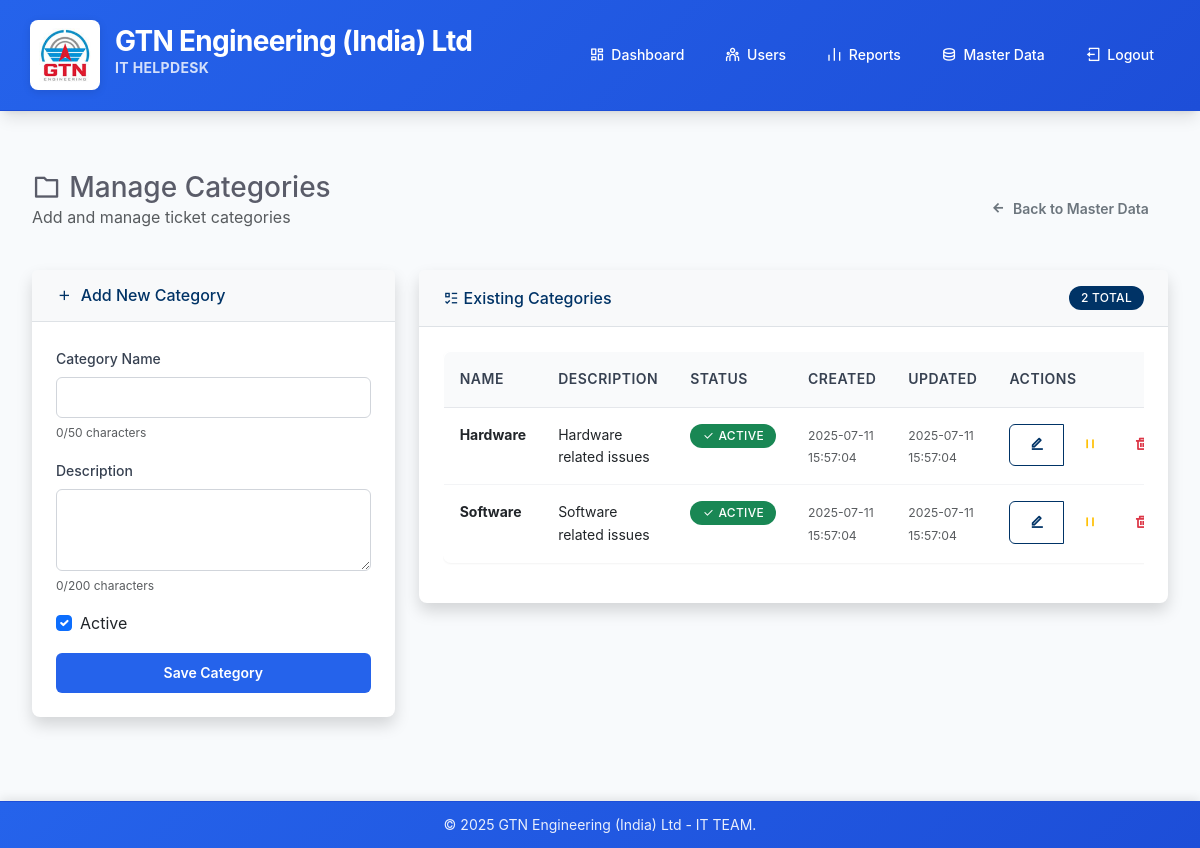
The app's page /super_admin/master_data/categories (signed in) with its own data.
### models.py (models this page shows)
class MasterDataCategory(db.Model):
    __tablename__ = 'master_categories'
    id = db.Column(db.Integer, primary_key=True)
    name = db.Column(db.String(50), unique=True, nullable=False)
    description = db.Column(db.String(200), nullable=True)
    is_active = db.Column(db.Boolean, default=True)
    created_at = db.Column(db.DateTime, default=datetime.utcnow)
    updated_at = db.Column(db.DateTime, default=datetime.utcnow, onupdate=datetime.utcnow)

### routes.py (the view)
    def decorated_function(*args, **kwargs):
        if not is_logged_in():
            flash('Please log in to access this page.', 'warning')
            return redirect(url_for('common_login'))
        user = get_current_user()
        if not user or not user.is_super_admin:
            flash('Super Admin access required.', 'error')
            return redirect(url_for('index'))
        return f(*args, **kwargs)

### forms.py
class MasterDataCategoryForm(FlaskForm):
    name = StringField('Category Name', validators=[DataRequired(), Length(min=2, max=50)])
    description = TextAreaField('Description', validators=[Length(max=200)])
    is_active = BooleanField('Active', default=True)
    submit = SubmitField('Save Category')

### app.py (called while the page is built)
def utc_to_ist(dt):
    if dt:
        from datetime import timezone, timedelta
        ist_timezone = timezone(timedelta(hours=5, minutes=30))
        if dt.tzinfo is None:
            dt = dt.replace(tzinfo=timezone.utc)
        return dt.astimezone(ist_timezone)
    return dt

@app.template_filter('to_ist')
def to_ist_filter(dt):
    if dt:
        converted_dt = utc_to_ist(dt)
        if converted_dt:
            return converted_dt.strftime('%Y-%m-%d %H:%M:%S')
    return ''

### models.py (called while the page is built)
    @property
    def is_super_admin(self):
        return self.role == 'super_admin'

### routes.py (called while the page is built, shortened)
def is_logged_in():
    return 'user_id' in session

def get_current_user():
    if is_logged_in():
        return User.query.get(session['user_id'])
    return None

def super_admin_required(f):
    def decorated_function(*args, **kwargs):
        if not is_logged_in():
            flash('Please log in to access this page.', 'warning')
            return redirect(url_for('common_login'))
        user = get_current_user()
        if not user or not user.is_super_admin:
            flash('Super Admin access required.', 'error')
            return redirect(url_for('index'))
        return f(*args, **kwargs)
    decorated_function.__name__ = f.__name__
    return decorated_function

@app.route('/super_admin/master_data/categories', methods=['GET', 'POST'])
@super_admin_required
def manage_categories():
    form = MasterDataCategoryForm()
    categories = MasterDataCategory.query.all()
    return render_template('master_data/categories.html', form=form, categories=categories)

### templates/master_data/categories.html (shortened to what this page needs)
{% extends "base.html" %}
{% block content %}
<div class="container-fluid">
    <div class="row">
        <div class="col-12">
            <div class="d-flex justify-content-between align-items-center mb-4">
                <div>
                    <h1 class="h3 mb-0 text-gray-800">
                        <i class="ri-folder-line me-2"></i>Manage Categories
                    </h1>
                    <p class="text-muted">Add and manage ticket categories</p>
                </div>
                <div class="btn-group" role="group">
                    <a href="{{ url_for('master_data_dashboard') }}" class="btn btn-outline-secondary">
                        <i class="ri-arrow-left-line"></i> Back to Master Data
                    </a>
                </div>
            </div>
        </div>
    </div>
    <div class="row">
        <div class="col-lg-4 mb-4">
            <div class="card shadow">
                <div class="card-header py-3">
                    <h6 class="m-0 font-weight-bold text-primary">
                        <i class="ri-add-line me-2"></i>Add New Category
                    </h6>
                </div>
                <div class="card-body">
                    <form method="POST">
                        <div class="form-group mb-3">
                            {{ form.name.label(class="form-label") }}
                            {{ form.name(class="form-control") }}
                        </div>
                        <div class="form-group mb-3">
                            {{ form.description.label(class="form-label") }}
                            {{ form.description(class="form-control", rows="3") }}
                        </div>
                        <div class="form-check mb-3">
                            {{ form.is_active(class="form-check-input") }}
                            {{ form.is_active.label(class="form-check-label") }}
                        </div>
                        <div class="d-grid">
                            {{ form.submit(class="btn btn-primary") }}
                        </div>
                    </form>
                </div>
            </div>
        </div>
        <div class="col-lg-8">
            <div class="card shadow">
                <div class="card-header py-3 d-flex justify-content-between align-items-center">
                    <h6 class="m-0 font-weight-bold text-primary">
                        <i class="ri-list-check-3"></i> Existing Categories
                    </h6>
                    <span class="badge bg-primary">{{ categories|length }} Total</span>
                </div>
                <div class="card-body">
                    {% if categories %}
                        <div class="table-responsive">
                            <table class="table table-hover">
                                <thead class="table-light">
                                    <tr>
                                        <th>Name</th>
                                        <th>Description</th>
                                        <th>Status</th>
                                        <th>Created</th>
                                        <th>Updated</th>
                                        <th>Actions</th>
                                    </tr>
                                </thead>
                                <tbody>
                                    {% for category in categories %}
                                    <tr>
                                        <td>
                                            <strong>{{ category.name }}</strong>
                                        </td>
                                        <td>
                                            {{ category.description or 'No description' }}
                                        </td>
                                        <td>
                                            {% if category.is_active %}
                                                <span class="badge bg-success">
                                                    <i class="ri-check-line"></i> Active
                                                </span>
                                            {% else %}
                                                <span class="badge bg-secondary">
                                                    <i class="ri-close-line"></i> Inactive
                                                </span>
                                            {% endif %}
                                        </td>
                                        <td>
                                           <small class="text-muted">
                                             {{ category.created_at | to_ist }}
                                            </small>
                                        </td>
                                        <td>
                                            <small class="text-muted">
    {{ category.updated_at | to_ist }}
</small>
                                        </td>
                                        <td>
                                            <div class="btn-group btn-group-sm" role="group">
                                                <a href="{{ url_for('edit_category', category_id=category.id) }}"
                                                   class="btn btn-outline-primary btn-sm"
                                                   title="Edit Category">
                                                    <i class="ri-edit-line"></i>
                                                </a>
                                                {% if category.is_active %}
                                                    <button type="button"
                                                            class="btn btn-outline-warning btn-sm"
                                                            title="Deactivate Category"
                                                            onclick="confirmAction('Are you sure you want to deactivate this category?')">
                                                        <i class="ri-pause-line"></i>
                                                    </button>
                                                {% endif %}
                                                <button type="button"
                                                        class="btn btn-outline-danger btn-sm"
                                                        title="Delete Category"
                                                        onclick="confirmDelete('{{ category.name }}', '{{ url_for('delete_category', category_id=category.id) }}')">
                                                    <i class="ri-delete-bin-line"></i>
                                                </button>
                                            </div>
                                        </td>
                                    </tr>
                                    {% endfor %}
                                </tbody>
                            </table>
                        </div>
                    {% else %}
                        <div class="text-center py-5">
                            <i class="ri-folder-line fa-3x text-gray-300 mb-3"></i>
                            <h5 class="text-muted">No Categories Found</h5>
                            <p class="text-muted">Start by creating your first ticket category using the form on the left.</p>
                        </div>
                    {% endif %}
                </div>
            </div>
        </div>
    </div>
</div>
{% endblock %}

### static/style.css (style rules this page uses)
* { margin: 0; padding: 0; box-sizing: border-box; }
:root { --primary-color: #2563eb; --primary-dark: #1d4ed8; --primary-light: #3b82f6; --secondary-color: #64748b; --accent-color: #f59e0b; --success-color: #059669; --warning-color: #d97706; --danger-color: #dc2626; --light-bg: #f8fafc; --white: #ffffff; --gray-50: #f9fafb; --gray-100: #f3f4f6; --gray-200: #e5e7eb; --gray-300: #d1d5db; --gray-400: #9ca3af; --gray-500: #6b7280; --gray-600: #4b5563; --gray-700: #374151; --gray-800: #1f2937; --gray-900: #111827; --border-radius: 8px; --border-radius-lg: 12px; --border-radius-xl: 16px; --shadow-sm: 0 1px 2px 0 rgb(0 0 0 / 0.05); --shadow: 0 1px 3px 0 rgb(0 0 0 / 0.1), 0 1px 2px -1px rgb(0 0 0 / 0.1); --shadow-md: 0 4px 6px -1px rgb(0 0 0 / 0.1), 0 2px 4px -2px rgb(0 0 0 / 0.1); --shadow-lg: 0 10px 15px -3px rgb(0 0 0 / 0.1), 0 4px 6px -4px rgb(0 0 0 / 0.1); --shadow-xl: 0 20px 25px -5px rgb(0 0 0 / 0.1), 0 8px 10px -6px rgb(0 0 0 / 0.1); --gradient-primary: linear-gradient(135deg, var(--primary-color) 0%, var(--primary-dark) 100%); --gradient-hero: linear-gradient(135deg, #667eea 0%, #764ba2 100%); --gradient-feature: linear-gradient(135deg, #f093fb 0%, #f5576c 100%); --transition-base: all 0.3s cubic-bezier(0.4, 0, 0.2, 1); --transition-fast: all 0.15s cubic-bezier(0.4, 0, 0.2, 1); }
body, html { height: 100%; font-family: 'Inter', -apple-system, BlinkMacSystemFont, 'Segoe UI', 'Roboto', sans-serif; background: var(--light-bg); color: var(--gray-800); line-height: 1.6; overflow-x: hidden; }
.card-header { background: var(--gray-50); border-bottom: 1px solid var(--gray-200); padding: 20px 24px; }
.card-body { padding: 24px; }
.form-control { border: 1px solid var(--gray-300); border-radius: var(--border-radius); padding: 12px 16px; font-size: 0.875rem; transition: all 0.2s ease; background: var(--white); }
.form-label { font-weight: 600; color: var(--gray-700); margin-bottom: 8px; font-size: 0.875rem; }
.btn { font-weight: 600; border-radius: var(--border-radius); padding: 12px 24px; font-size: 0.875rem; transition: all 0.2s ease; border: none; cursor: pointer; text-decoration: none; display: inline-flex; align-items: center; gap: 8px; }
.btn-primary { background: var(--primary-color); color: white; }
.btn-outline-primary { background: transparent; border: 1px solid var(--primary-color); color: var(--primary-color); }
.table { background: var(--white); border-radius: var(--border-radius); overflow: hidden; box-shadow: var(--shadow-sm); border: 1px solid var(--gray-200); }
.table th { background: var(--gray-50); border-bottom: 1px solid var(--gray-200); font-weight: 600; color: var(--gray-700); font-size: 0.875rem; padding: 16px; }
.table td { padding: 16px; border-bottom: 1px solid var(--gray-100); font-size: 0.875rem; }
.badge { font-size: 0.75rem; font-weight: 600; padding: 6px 12px; border-radius: 9999px; text-transform: uppercase; letter-spacing: 0.025em; }
.btn-outline-primary { color: #003366; border-color: #003366; }
.text-primary { color: #003366 !important; }
.bg-primary { background-color: #003366 !important; }
.card { border: none; box-shadow: 0 2px 4px rgba(0,0,0,0.1); border-radius: 8px; }
.card-header { background-color: #f8f9fa; border-bottom: 1px solid #dee2e6; font-weight: 600; }
.table { border-radius: 8px; overflow: hidden; }
.table thead th { border-top: none; font-weight: 600; text-transform: uppercase; font-size: 0.875rem; letter-spacing: 0.5px; }
.badge { font-size: 0.75rem; font-weight: 500; }
.form-group { margin-bottom: 0.75rem; }
.form-label { font-size: 0.875rem; font-weight: 500; color: var(--gray-700); margin-bottom: 0.4rem; }
.form-control { padding: 0.55rem 0.7rem; font-size: 0.875rem; border-radius: 6px; border: 1px solid var(--gray-300); margin-bottom: 0.3rem; }
.btn { padding: 0.6rem 1.2rem; font-size: 0.875rem; border-radius: 6px; }

### templates/master_data/categories.html (style rules this page uses)
.text-gray-800 { color: #5a5c69 !important; }

### records on screen
MasterDataCategory: name "Hardware", description "Hardware related issues", is_active True (drawn), created_at|to_ist "2025-07-11 15:57:04", updated_at|to_ist "2025-07-11 15:57:04"
MasterDataCategory: name "Software", description "Software related issues", is_active True (drawn), created_at|to_ist "2025-07-11 15:57:04", updated_at|to_ist "2025-07-11 15:57:04"

### other values on screen
{{ categories|length }} "2"
